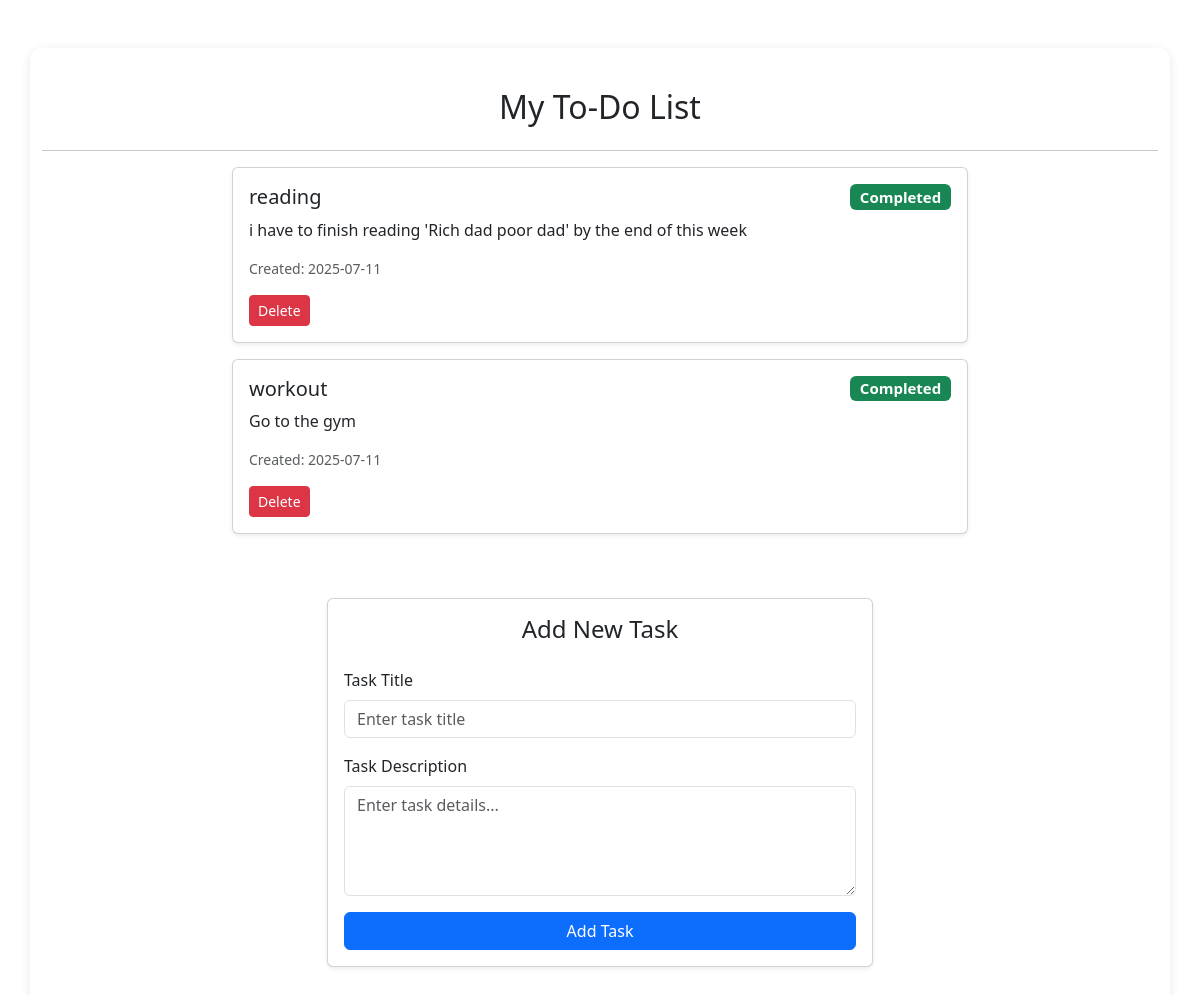
Before: / with the older database file.
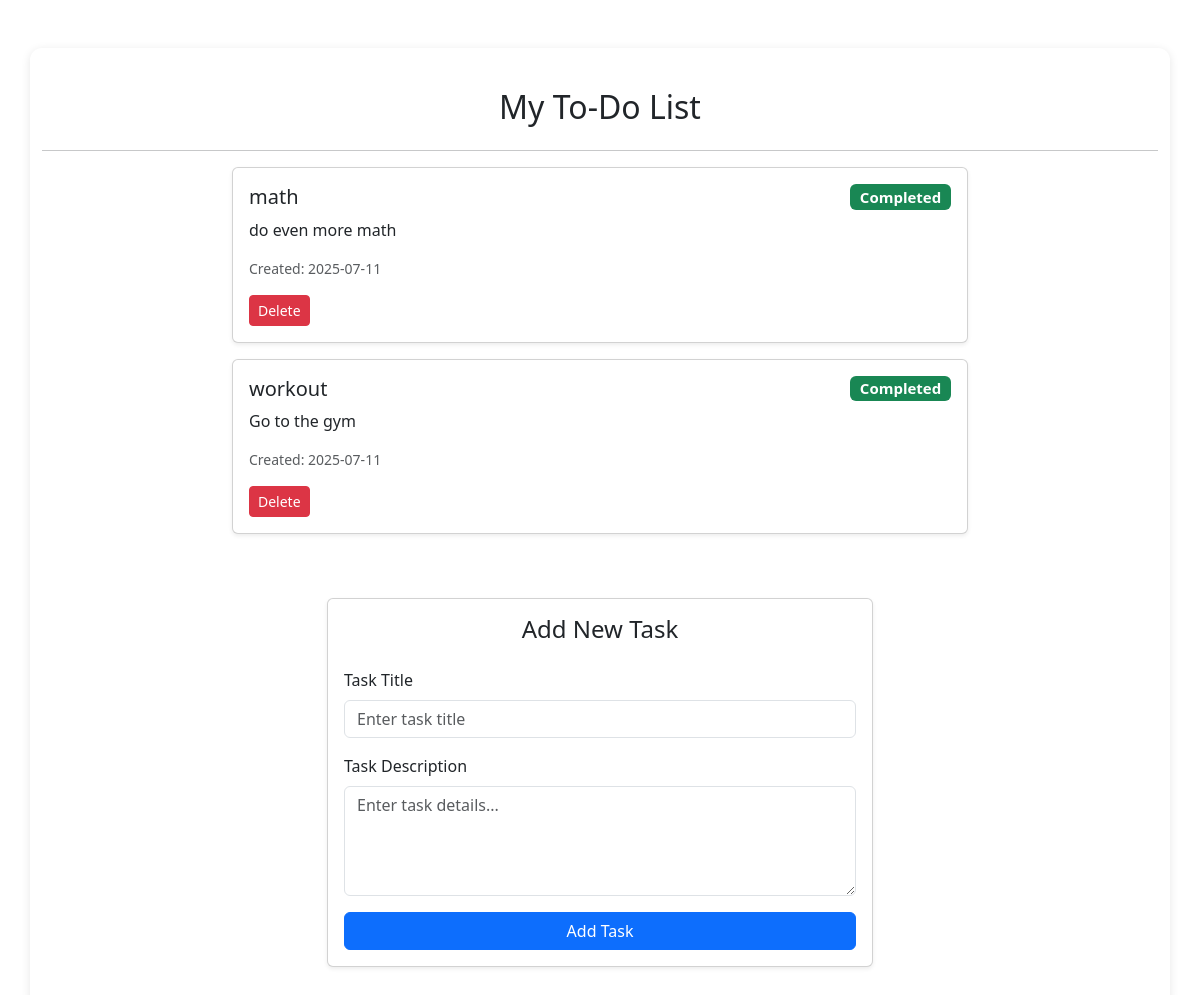
After: the same page with the newer database file.
### mytodo/models.py (models this page shows, shortened)
class Task(models.Model):
    title = models.CharField(max_length=200)
    description = models.TextField(blank=True)
    created_at = models.DateTimeField(auto_now_add=True)
    completed = models.BooleanField(default=False)
    user = models.ForeignKey(User, on_delete=models.CASCADE)
    class Meta:
        ordering = ['-created_at']

### mytodo/views.py (the view)
# urls.py: path("", views.home, name="mytodo_home"),
def home(request):
    context = {
        'tasks': Task.objects.all().order_by('-created_at'),
        'title': 'My To-Do List',
    }
    return render(request, 'mytodo/home.html', context)

### mytodo/templates/mytodo/home.html (shortened to what this page needs)
{% extends "base.html" %}
{% block content %}
<link href="https://cdn.jsdelivr.net/npm/bootstrap@5.3.0/dist/css/bootstrap.min.css" rel="stylesheet">
<div class="container mt-5">
  <h2 class="text-center mb-4"> My To-Do List</h2>
  <hr>
  <div class="row">
    <div class="col-md-8 mx-auto">
      {% if tasks %}
        {% for task in tasks %}
          <div class="card mb-3 shadow-sm">
            <div class="card-body">
              <h5 class="card-title d-flex justify-content-between align-items-center">
                {{ task.title }}
                {% if task.completed %}
                  <span class="badge bg-success">Completed</span>
                {% endif %}
              </h5>
              <p class="card-text">{{ task.description }}</p>
              <p class="text-muted small mb-3">Created: {{ task.created_at|date:"Y-m-d" }}</p>
              <div class="d-flex gap-2">
                <form method="post" action="{% url 'delete_task' task.id %}">
                  <button type="submit" class="btn btn-danger btn-sm">Delete</button>
                </form>
              </div>
            </div>
          </div>
        {% endfor %}
      {% else %}
        <div class="alert alert-info text-center">No tasks added yet.</div>
      {% endif %}
    </div>
  </div>
  <div class="row justify-content-center mt-5">
    <div class="col-md-6">
      <div class="card shadow-sm rounded">
        <div class="card-body">
          <h4 class="card-title mb-4 text-center"> Add New Task</h4>
          <form method="post" action="{% url 'add_task' %}">
            <div class="mb-3">
              <label for="taskTitle" class="form-label">Task Title</label>
              <input type="text" class="form-control" id="taskTitle" name="title" placeholder="Enter task title" required>
            </div>
            <div class="mb-3">
              <label for="taskDescription" class="form-label">Task Description</label>
              <textarea class="form-control" id="taskDescription" name="description" rows="4" placeholder="Enter task details..."></textarea>
            </div>
            <button type="submit" class="btn btn-primary w-100">Add Task</button>
          </form>
        </div>
      </div>
    </div>
  </div>
</div>
{% endblock %}

### mytodo/templates/base.html (shortened to what this page needs)
<!DOCTYPE html>
<html lang="en">
{% load static %}
<link rel="stylesheet" href="{% static 'css/styles.css' %}">
<head>
</head>
<body>
    {% block content %}
    {% endblock %}
</body>
</html>

### mytodo/static/css/styles.css (style rules this page uses)
body { display: flex; justify-content: center; align-items: center; min-height: 100vh; margin: 0; background-color: #f9fafb; }
.container { width: 90%; max-width: 700px; background-color: white; padding: 40px; border-radius: 12px; box-shadow: 0 2px 10px rgba(0, 0, 0, 0.1); text-align: left; }

Changed rows visible on the page:
removed Task: title "reading", completed "Completed", description "i have to finish reading 'Rich dad poor dad' by the end of this week", created_at "2025-07-11"
added Task: title "math", completed "Completed", description "do even more math", created_at "2025-07-11"
